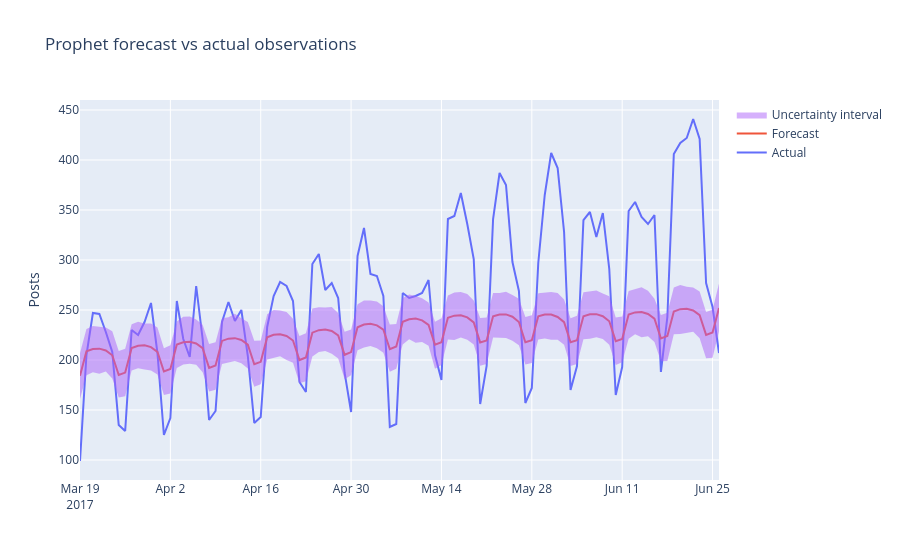

Here is the notebook cell this chart was saved with:
### Markdown cell above
### 3.6 Visual inspection of forecast performance

### Code cell
forecast_plot_df = (
    cmp_df
    .tail(100)
)

fig = go.Figure()

fig.add_trace(
    go.Scatter(
        x=forecast_plot_df.index,
        y=forecast_plot_df["y"],
        name="Actual"
    )
)

fig.add_trace(
    go.Scatter(
        x=forecast_plot_df.index,
        y=forecast_plot_df["yhat"],
        name="Forecast"
    )
)

fig.add_trace(
    go.Scatter(
        x=forecast_plot_df.index,
        y=forecast_plot_df["yhat_upper"],
        line=dict(width=0),
        showlegend=False
    )
)

fig.add_trace(
    go.Scatter(
        x=forecast_plot_df.index,
        y=forecast_plot_df["yhat_lower"],
        fill="tonexty",
        line=dict(width=0),
        name="Uncertainty interval"
    )
)

fig.update_layout(
    title="Prophet forecast vs actual observations",
    yaxis_title="Posts"
)

fig.show()
